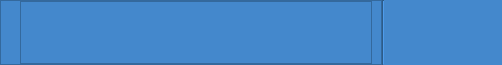
        <widget class="QFrame" name="top_frame">
         <property name="minimumSize">
          <size>
           <width>0</width>
           <height>65</height>
          </size>
         </property>
         <property name="maximumSize">
          <size>
           <width>16777215</width>
           <height>65</height>
          </size>
         </property>
         <property name="styleSheet">
          <string notr="true">background-color: rgb(27, 29, 35);</string>
         </property>
         <property name="frameShape">
          <enum>QFrame::NoFrame</enum>
         </property>
         <property name="frameShadow">
          <enum>QFrame::Raised</enum>
         </property>
         <layout class="QGridLayout" name="gridLayout_14">
          <property name="leftMargin">
           <number>0</number>
          </property>
          <property name="topMargin">
           <number>0</number>
          </property>
          <property name="rightMargin">
           <number>0</number>
          </property>
          <property name="bottomMargin">
           <number>0</number>
          </property>
          <property name="spacing">
           <number>0</number>
          </property>
          <item row="0" column="1">
           <widget class="QFrame" name="top_right_frame">
            <property name="styleSheet">
             <string notr="true">background-color: rgb(68, 136, 204);</string>
            </property>
            <property name="frameShape">
             <enum>QFrame::NoFrame</enum>
            </property>
            <property name="frameShadow">
             <enum>QFrame::Raised</enum>
            </property>
            <layout class="QGridLayout" name="gridLayout_16">
             <property name="leftMargin">
              <number>0</number>
             </property>
             <property name="topMargin">
              <number>0</number>
             </property>
             <property name="rightMargin">
              <number>0</number>
             </property>
             <property name="bottomMargin">
              <number>0</number>
             </property>
             <property name="spacing">
              <number>0</number>
             </property>
             <item row="0" column="0">
              <widget class="QFrame" name="frame_top_btns">
               <property name="styleSheet">
                <string notr="true"/>
               </property>
               <property name="frameShape">
                <enum>QFrame::NoFrame</enum>
               </property>
               <property name="frameShadow">
                <enum>QFrame::Raised</enum>
               </property>
               <layout class="QHBoxLayout" name="horizontalLayout_4">
                <property name="spacing">
                 <number>0</number>
                </property>
                <property name="leftMargin">
                 <number>0</number>
                </property>
                <property name="topMargin">
                 <number>0</number>
                </property>
                <property name="rightMargin">
                 <number>0</number>
                </property>
                <property name="bottomMargin">
                 <number>0</number>
                </property>
                <item>
                 <widget class="QFrame" name="frame_label_top_btns">
                  <property name="font">
                   <font>
                    <pointsize>8</pointsize>
                   </font>
                  </property>
                  <property name="styleSheet">
                   <string notr="true"/>
                  </property>
                  <property name="frameShape">
                   <enum>QFrame::StyledPanel</enum>
                  </property>
                  <property name="frameShadow">
                   <enum>QFrame::Raised</enum>
                  </property>
                  <layout class="QHBoxLayout" name="horizontalLayout_9">
                   <property name="spacing">
                    <number>0</number>
                   </property>
                   <property name="leftMargin">
                    <number>11</number>
                   </property>
                   <property name="topMargin">
                    <number>0</number>
                   </property>
                   <property name="bottomMargin">
                    <number>0</number>
                   </property>
                   <item>
                    <widget class="QLabel" name="label_title_bar_top">
                     <property name="maximumSize">
                      <size>
                       <width>180</width>
                       <height>16777215</height>
                      </size>
                     </property>
                     <property name="font">
                      <font>
                       <family>Segoe UI</family>
                       <pointsize>10</pointsize>
                       <weight>75</weight>
                       <bold>true</bold>
                      </font>
                     </property>
                     <property name="styleSheet">
                      <string notr="true">background: transparent;
</string>
                     </property>
                     <property name="text">
                      <string/>
                     </property>
                     <property name="pixmap">
                      <pixmap resource="../files.qrc">:/custom/icons/custom/tendril.png</pixmap>
                     </property>
                     <property name="scaledContents">
                      <bool>true</bool>
                     </property>
                    </widget>
                   </item>
                   <item>
                    <widget class="QFrame" name="frame_42">
                     <property name="frameShape">
                      <enum>QFrame::StyledPanel</enum>
                     </property>
                     <property name="frameShadow">
                      <enum>QFrame::Raised</enum>
                     </property>
                     <layout class="QHBoxLayout" name="horizontalLayout_41">
                      <property name="spacing">
                       <number>5</number>
                      </property>
                      <property name="leftMargin">
                       <number>0</number>
                      </property>
                      <property name="topMargin">
                       <number>0</number>
                      </property>
                      <property name="rightMargin">
                       <number>0</number>
                      </property>
                      <property name="bottomMargin">
                       <number>0</number>
                      </property>
                      <item>
                       <spacer name="horizontalSpacer_10">
                        <property name="orientation">
                         <enum>Qt::Horizontal</enum>
                        </property>
                        <property name="sizeHint" stdset="0">
                         <size>
                          <width>40</width>
                          <height>20</height>
                         </size>
                        </property>
                       </spacer>
                      </item>
                      <item>
                       <widget class="QPushButton" name="projects_pb">
                        <property name="cursor">
                         <cursorShape>PointingHandCursor</cursorShape>
                        </property>
                        <property name="toolTip">
                         <string>Projects</string>
                        </property>
                        <property name="layoutDirection">
                         <enum>Qt::LeftToRight</enum>
                        </property>
                        <property name="text">
                         <string/>
                        </property>
                        <property name="icon">
                         <iconset resource="../files.qrc">
                          <normaloff>:/24x24/icons/twotone_home_white_24dp.png</normaloff>:/24x24/icons/twotone_home_white_24dp.png</iconset>
                        </property>
                        <property name="iconSize">
                         <size>
                          <width>32</width>
                          <height>32</height>
                         </size>
                        </property>
                        <property name="flat">
                         <bool>true</bool>
                        </property>
                       </widget>
                      </item>
                      <item>
                       <widget class="QPushButton" name="shots_ingest_pb">
                        <property name="toolTip">
                         <string>Shots Ingest</string>
                        </property>
                        <property name="text">
                         <string/>
                        </property>
                        <property name="icon">
                         <iconset resource="../files.qrc">
                          <normaloff>:/24x24/icons/twotone_get_app_white_24dp.png</normaloff>:/24x24/icons/twotone_get_app_white_24dp.png</iconset>
                        </property>
                        <property name="iconSize">
                         <size>
                          <width>32</width>
                          <height>32</height>
                         </size>
                        </property>
                        <property name="flat">
                         <bool>true</bool>
                        </property>
                       </widget>
                      </item>
                      <item>
                       <widget class="QPushButton" name="all_shots_pb">
                        <property name="cursor">
                         <cursorShape>PointingHandCursor</cursorShape>
                        </property>
                        <property name="toolTip">
                         <string>All Shots</string>
                        </property>
                        <property name="text">
                         <string/>
                        </property>
                        <property name="icon">
                         <iconset resource="../files.qrc">
                          <normaloff>:/24x24/icons/twotone_line_weight_white_24dp.png</normaloff>:/24x24/icons/twotone_line_weight_white_24dp.png</iconset>
                        </property>
                        <property name="iconSize">
                         <size>
                          <width>32</width>
                          <height>32</height>
                         </size>
                        </property>
                        <property name="flat">
                         <bool>true</bool>
                        </property>
                       </widget>
                      </item>
                      <item>
                       <widget class="QPushButton" name="my_task_pb">
                        <property name="minimumSize">
                         <size>
                          <width>0</width>
                          <height>20</height>
                         </size>
                        </property>
                        <property name="cursor">
                         <cursorShape>PointingHandCursor</cursorShape>
                        </property>
                        <property name="toolTip">
                         <string>My Task</string>
                        </property>
                        <property name="icon">
                         <iconset resource="../files.qrc">
                          <normaloff>:/24x24/icons/twotone_military_tech_white_24dp.png</normaloff>:/24x24/icons/twotone_military_tech_white_24dp.png</iconset>
                        </property>
                        <property name="iconSize">
                         <size>
                          <width>32</width>
                          <height>32</height>
                         </size>
                        </property>
                        <property name="flat">
                         <bool>true</bool>
                        </property>
                       </widget>
                      </item>
                      <item>
                       <widget class="QPushButton" name="refresh_btn">
                        <property name="cursor">
                         <cursorShape>PointingHandCursor</cursorShape>
                        </property>
                        <property name="toolTip">
                         <string>Refresh</string>
                        </property>
                        <property name="text">
                         <string/>
                        </property>
                        <property name="icon">
                         <iconset resource="../files.qrc">
                          <normaloff>:/24x24/icons/twotone_change_circle_white_24dp.png</normaloff>:/24x24/icons/twotone_change_circle_white_24dp.png</iconset>
                        </property>
                        <property name="iconSize">
                         <size>
                          <width>32</width>
                          <height>32</height>
                         </size>
                        </property>
                        <property name="flat">
                         <bool>true</bool>
                        </property>
                       </widget>
                      </item>
                      <item>
                       <widget class="QPushButton" name="chng_pwd_pb">
                        <property name="cursor">
                         <cursorShape>PointingHandCursor</cursorShape>
                        </property>
                        <property name="toolTip">
                         <string>Change Password</string>
                        </property>
                        <property name="text">
                         <string/>
                        </property>
                        <property name="icon">
                         <iconset resource="../files.qrc">
                          <normaloff>:/24x24/icons/twotone_password_white_24dp.png</normaloff>:/24x24/icons/twotone_password_white_24dp.png</iconset>
                        </property>
                        <property name="iconSize">
                         <size>
                          <width>32</width>
                          <height>32</height>
                         </size>
                        </property>
                        <property name="flat">
                         <bool>true</bool>
                        </property>
                       </widget>
                      </item>
                      <item>
                       <widget class="QPushButton" name="log_out_btn">
                        <property name="minimumSize">
                         <size>
                          <width>0</width>
                          <height>20</height>
                         </size>
                        </property>
                        <property name="cursor">
                         <cursorShape>PointingHandCursor</cursorShape>
                        </property>
                        <property name="toolTip">
                         <string>Log Out</string>
                        </property>
                        <property name="icon">
                         <iconset resource="../files.qrc">
                          <normaloff>:/custom/icons/custom/baseline_logout_white_24dp.png</normaloff>:/custom/icons/custom/baseline_logout_white_24dp.png</iconset>
                        </property>
                        <property name="iconSize">
                         <size>
                          <width>32</width>
                          <height>32</height>
                         </size>
                        </property>
                        <property name="flat">
                         <bool>true</bool>
                        </property>
                       </widget>
                      </item>
                     </layout>
                    </widget>
                   </item>
                  </layout>
                 </widget>
                </item>
                <item>
                 <widget class="QFrame" name="frame_btns_right">
                  <property name="sizePolicy">
                   <sizepolicy hsizetype="Expanding" vsizetype="Preferred">
                    <horstretch>0</horstretch>
                    <verstretch>0</verstretch>
                   </sizepolicy>
                  </property>
                  <property name="maximumSize">
                   <size>
                    <width>120</width>
                    <height>16777215</height>
                   </size>
                  </property>
                  <property name="frameShape">
                   <enum>QFrame::NoFrame</enum>
                  </property>
                  <property name="frameShadow">
                   <enum>QFrame::Raised</enum>
                  </property>
                  <layout class="QHBoxLayout" name="horizontalLayout_5">
                   <property name="spacing">
                    <number>0</number>
                   </property>
                   <property name="leftMargin">
                    <number>0</number>
                   </property>
                   <property name="topMargin">
                    <number>0</number>
                   </property>
                   <property name="rightMargin">
                    <number>0</number>
                   </property>
                   <property name="bottomMargin">
                    <number>0</number>
                   </property>
                   <item>
                    <widget class="Line" name="line_15">
                     <property name="orientation">
                      <enum>Qt::Vertical</enum>
                     </property>
                    </widget>
                   </item>
                   <item>
                    <widget class="QPushButton" name="btn_minimize">
                     <property name="sizePolicy">
                      <sizepolicy hsizetype="Minimum" vsizetype="Expanding">
                       <horstretch>0</horstretch>
                       <verstretch>0</verstretch>
                      </sizepolicy>
                     </property>
                     <property name="minimumSize">
                      <size>
                       <width>40</width>
                       <height>0</height>
                      </size>
                     </property>
                     <property name="maximumSize">
                      <size>
                       <width>40</width>
                       <height>16777215</height>
                      </size>
                     </property>
                     <property name="toolTip">
                      <string>Minimize</string>
                     </property>
                     <property name="styleSheet">
                      <string notr="true">QPushButton {	
	border: none;
	background-color: transparent;
}
QPushButton:hover {
	background-color: rgb(52, 59, 72);
}
QPushButton:pressed {	
	background-color: rgb(85, 170, 255);
}</string>
                     </property>
                     <property name="text">
                      <string/>
                     </property>
                     <property name="icon">
                      <iconset resource="../files.qrc">
                       <normaloff>:/16x16/icons/16x16/cil-window-minimize.png</normaloff>:/16x16/icons/16x16/cil-window-minimize.png</iconset>
                     </property>
                    </widget>
                   </item>
                   <item>
                    <widget class="QPushButton" name="btn_maximize_restore">
                     <property name="sizePolicy">
                      <sizepolicy hsizetype="Minimum" vsizetype="Expanding">
                       <horstretch>0</horstretch>
                       <verstretch>0</verstretch>
                      </sizepolicy>
                     </property>
                     <property name="minimumSize">
                      <size>
                       <width>40</width>
                       <height>0</height>
                      </size>
                     </property>
                     <property name="maximumSize">
                      <size>
                       <width>40</width>
                       <height>16777215</height>
                      </size>
                     </property>
                     <property name="toolTip">
                      <string>Maximize</string>
                     </property>
                     <property name="styleSheet">
                      <string notr="true">QPushButton {	
	border: none;
	background-color: transparent;
}
QPushButton:hover {
	background-color: rgb(52, 59, 72);
}
QPushButton:pressed {	
	background-color: rgb(85, 170, 255);
}</string>
                     </property>
                     <property name="text">
                      <string/>
                     </property>
                     <property name="icon">
                      <iconset resource="../files.qrc">
                       <normaloff>:/16x16/icons/16x16/cil-window-maximize.png</normaloff>:/16x16/icons/16x16/cil-window-maximize.png</iconset>
                     </property>
                    </widget>
                   </item>
                   <item>
                    <widget class="QPushButton" name="btn_close">
                     <property name="sizePolicy">
                      <sizepolicy hsizetype="Minimum" vsizetype="Expanding">
                       <horstretch>0</horstretch>
                       <verstretch>0</verstretch>
                      </sizepolicy>
                     </property>
                     <property name="minimumSize">
                      <size>
                       <width>40</width>
                       <height>0</height>
                      </size>
                     </property>
                     <property name="maximumSize">
                      <size>
                       <width>40</width>
                       <height>16777215</height>
                      </size>
                     </property>
                     <property name="toolTip">
                      <string>Close</string>
                     </property>
                     <property name="styleSheet">
                      <string notr="true">QPushButton {	
	border: none;
	background-color: transparent;
}
QPushButton:hover {
	background-color: rgb(255, 10, 46);
}
QPushButton:pressed {	
	background-color: rgb(255, 10, 46);
}</string>
                     </property>
                     <property name="text">
                      <string/>
                     </property>
                     <property name="icon">
                      <iconset resource="../files.qrc">
                       <normaloff>:/16x16/icons/16x16/cil-x.png</normaloff>:/16x16/icons/16x16/cil-x.png</iconset>
                     </property>
                    </widget>
                   </item>
                  </layout>
                 </widget>
                </item>
               </layout>
              </widget>
             </item>
            </layout>
           </widget>
          </item>
          <item row="0" column="0">
           <widget class="QFrame" name="toggle_frame">
            <property name="maximumSize">
             <size>
              <width>70</width>
              <height>16777215</height>
             </size>
            </property>
            <property name="styleSheet">
             <string notr="true"/>
            </property>
            <property name="frameShape">
             <enum>QFrame::NoFrame</enum>
            </property>
            <property name="frameShadow">
             <enum>QFrame::Raised</enum>
            </property>
            <layout class="QGridLayout" name="gridLayout_15">
             <property name="leftMargin">
              <number>0</number>
             </property>
             <property name="topMargin">
              <number>0</number>
             </property>
             <property name="rightMargin">
              <number>0</number>
             </property>
             <property name="bottomMargin">
              <number>0</number>
             </property>
            </layout>
           </widget>
          </item>
         </layout>
        </widget>
